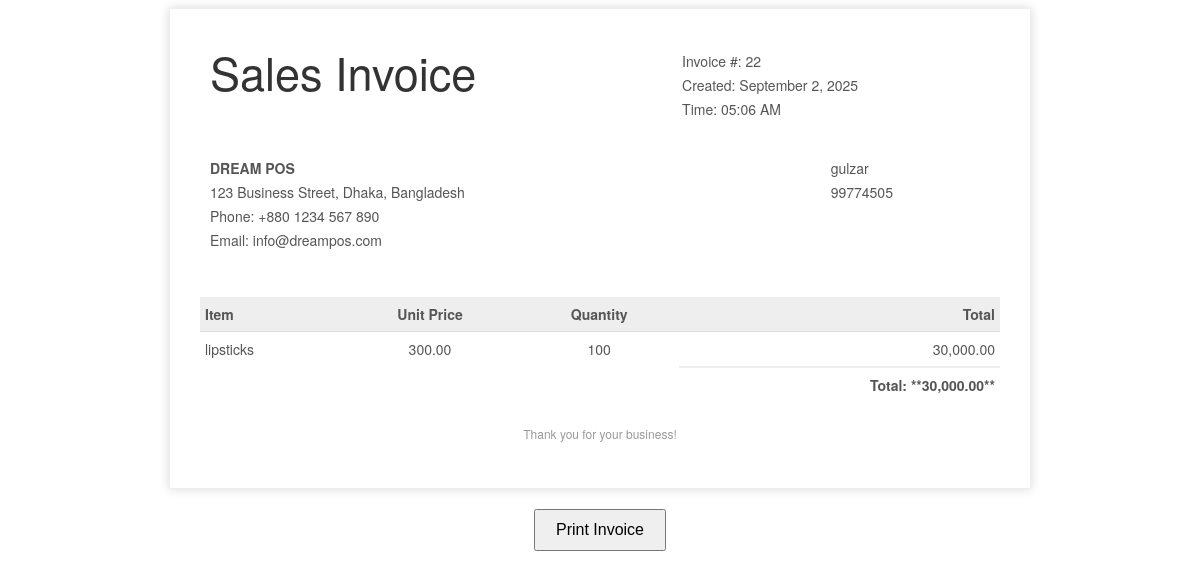
Page /pages/sales/invoice.php?sale_id=22 on the committed database.
### tables this page shows
CREATE TABLE `sales` (
  `id` int(11) NOT NULL,
  `customer_id` int(11) NOT NULL,
  `total_amount` decimal(10,2) NOT NULL,
  `sale_date` datetime NOT NULL
);

CREATE TABLE `customers` (
  `id` int(11) NOT NULL,
  `name` varchar(255) NOT NULL,
  `phone` varchar(20) DEFAULT NULL,
  `email` varchar(255) DEFAULT NULL,
  `address` text DEFAULT NULL,
  `created_at` datetime NOT NULL,
  `updated_at` datetime DEFAULT NULL
);

CREATE TABLE `sale_items` (
  `id` int(11) NOT NULL,
  `sale_id` int(11) NOT NULL,
  `stock_id` int(11) NOT NULL,
  `quantity` int(11) NOT NULL,
  `unit_price` decimal(10,2) NOT NULL,
  `total_price` decimal(10,2) NOT NULL
);

CREATE TABLE `products` (
  `id` int(11) NOT NULL,
  `product_name` varchar(255) NOT NULL,
  `category_id` int(11) NOT NULL
);

### pages/sales/invoice.php (the view, shortened to what this page needs)
<?php
include_once __DIR__ . '/../../config.php';
$sales_id = $_GET['sale_id'];
$sql_sales = "SELECT s.*, c.name AS customer_name, c.phone FROM sales s LEFT JOIN customers c ON s.customer_id = c.id WHERE s.id = ?";
$stmt_sales = $conn->prepare($sql_sales);
$stmt_sales->bind_param("i", $sales_id);
$stmt_sales->execute();
$result_sales = $stmt_sales->get_result();
$sale = $result_sales->fetch_assoc();
$sql_items = "SELECT si.*, p.product_name, st.sale_price
              FROM sale_items si
              JOIN stock st ON si.stock_id = st.id
              JOIN products p ON st.product_id = p.id
              WHERE si.sale_id = ?";
$stmt_items = $conn->prepare($sql_items);
$stmt_items->bind_param("i", $sales_id);
$stmt_items->execute();
$result_items = $stmt_items->get_result();
?>
<!DOCTYPE html>
<html lang="en">
<head>
</head>
<body>
    <div class="invoice-box">
        <table>
            <tr class="top">
                <td colspan="4">
                    <table>
                        <tr>
                            <td class="title">
                               <i class="fas fa-file-invoice"></i> Sales Invoice
                            </td>
                            <td>
                                Invoice #: <?php echo htmlspecialchars($sale['id']); ?><br>
                                Created: <?php echo date('F j, Y', strtotime($sale['sale_date'])); ?><br>
                                Time: <?php echo date('h:i A', strtotime($sale['sale_date'])); ?>
                            </td>
                        </tr>
                    </table>
                </td>
            </tr>
            <tr class="information">
                <td colspan="4">
                    <table>
                        <tr>
                            <td>
                                 <strong>DREAM POS</strong><br>
                                123 Business Street, Dhaka, Bangladesh<br>
                            Phone: +880 1234 567 890<br>
                            Email: info@dreampos.com
                            </td>
                            <td>
                                <?php echo htmlspecialchars($sale['customer_name'] ?: 'Guest Customer'); ?><br>
                                <?php echo htmlspecialchars($sale['phone'] ?: 'N/A'); ?>
                            </td>
                        </tr>
                    </table>
                </td>
            </tr>
            <tr class="heading">
                <td>Item</td>
                <td style="text-align: center;">Unit Price</td>
                <td style="text-align: center;">Quantity</td>
                <td style="text-align: right;">Total</td>
            </tr>
            <?php
            $grand_total = 0;
            $item_count = $result_items->num_rows;
            $current_item = 0;
            while ($item = $result_items->fetch_assoc()):
                $grand_total += $item['total_price'];
                $current_item++;
                $is_last = ($current_item == $item_count);
            ?>
            <tr class="item <?php echo $is_last ? 'last' : ''; ?>">
                <td><?php echo htmlspecialchars($item['product_name']); ?></td>
                <td style="text-align: center;"><?php echo htmlspecialchars(number_format($item['unit_price'], 2)); ?></td>
                <td style="text-align: center;"><?php echo htmlspecialchars($item['quantity']); ?></td>
                <td style="text-align: right;"><?php echo htmlspecialchars(number_format($item['total_price'], 2)); ?></td>
            </tr>
            <?php endwhile; ?>
            <tr class="total">
                <td colspan="3"></td>
                <td style="text-align: right;">
                    Total: **<?php echo htmlspecialchars(number_format($grand_total, 2)); ?>**
                </td>
            </tr>
        </table>
        <div class="invoice-footer">
            <p>Thank you for your business!</p>
        </div>
    </div>
    <div class="print-button">
        <button onclick="window.print()" style="padding: 10px 20px; font-size: 16px;">Print Invoice</button>
    </div>
</body>
</html>

### pages/sales/invoice.php (style rules this page uses)
body { font-family: 'Helvetica Neue', 'Helvetica', Helvetica, Arial, sans-serif; font-size: 14px; color: #555; }
.invoice-box { max-width: 800px; margin: auto; padding: 30px; border: 1px solid #eee; box-shadow: 0 0 10px rgba(0, 0, 0, .15); line-height: 24px; }
.invoice-box table { width: 100%; line-height: inherit; text-align: left; border-collapse: collapse; }
.invoice-box table td { padding: 5px; vertical-align: top; }
.invoice-box table tr.top table td { padding-bottom: 20px; }
.invoice-box table tr.top table td.title { font-size: 45px; line-height: 45px; color: #333; }
.invoice-box table tr.information table td { padding-bottom: 40px; }
.invoice-box table tr.heading td { background: #eee; border-bottom: 1px solid #ddd; font-weight: bold; }
.invoice-box table tr.item td { border-bottom: 1px solid #eee; }
.invoice-box table tr.item.last td { border-bottom: none; }
.invoice-box table tr.total td:nth-child(2) { border-top: 2px solid #eee; font-weight: bold; }
.invoice-footer { text-align: center; margin-top: 20px; font-size: 12px; color: #999; }
.print-button { margin-top: 20px; text-align: center; }

### rows in the picture
sales: id "22", sale_date "September 2, 2025", sale_date "05:06 AM", customer.name "gulzar", customer.phone "99774505"
sale_items: products.product_name "lipsticks", unit_price "300.00", quantity "100", total_price "30,000.00"

### other values in the picture
$grand_total "30,000.00"
